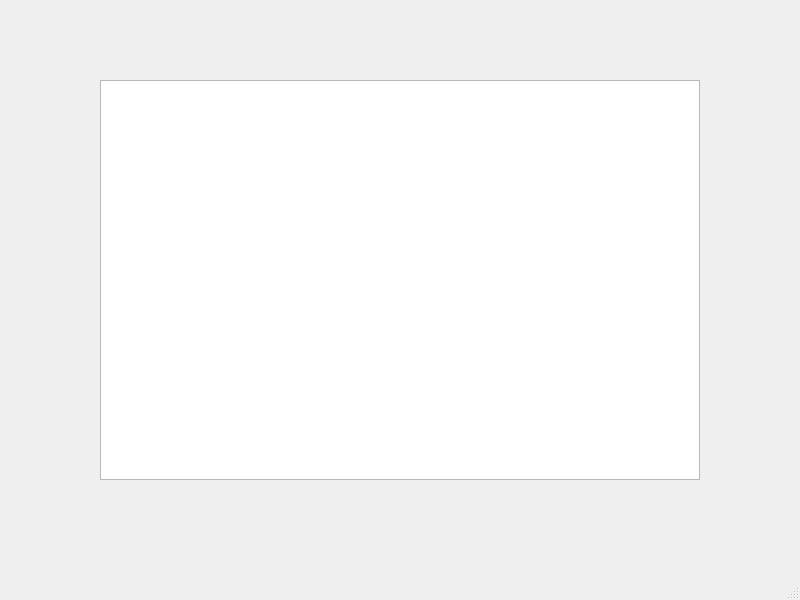
<?xml version="1.0" encoding="UTF-8"?>
<ui version="4.0">
 <class>VentanaGeneraciones</class>
 <widget class="QMainWindow" name="VentanaGeneraciones">
  <property name="geometry">
   <rect>
    <x>0</x>
    <y>0</y>
    <width>800</width>
    <height>600</height>
   </rect>
  </property>
  <property name="windowTitle">
   <string>MainWindow</string>
  </property>
  <widget class="QWidget" name="centralwidget">
   <widget class="QTextBrowser" name="textBrowser">
    <property name="geometry">
     <rect>
      <x>100</x>
      <y>80</y>
      <width>600</width>
      <height>400</height>
     </rect>
    </property>
   </widget>
  </widget>
  <widget class="QMenuBar" name="menubar">
   <property name="geometry">
    <rect>
     <x>0</x>
     <y>0</y>
     <width>800</width>
     <height>22</height>
    </rect>
   </property>
  </widget>
  <widget class="QStatusBar" name="statusbar"/>
 </widget>
 <resources/>
 <connections/>
</ui>
